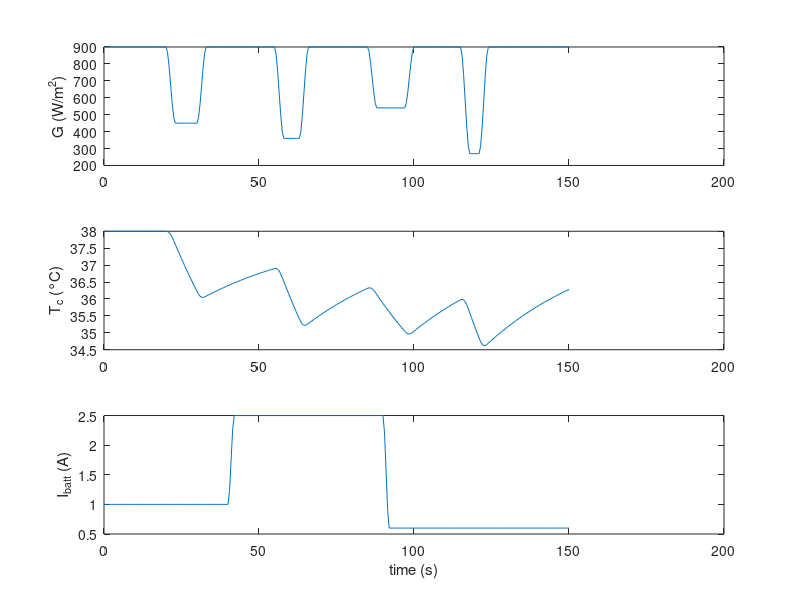

This figure's MATLAB source:
% step4a_profiles.m -- what an "operating profile" is (no Simulink)
t = (0:0.5:150)';                 % time axis: 150 s, one point every 0.5 s
ramp = @(x) (min(max(x,0),1).^2) .* (3 - 2*min(max(x,0),1));  % smooth 0->1 transition

%% PV irradiance: 900 W/m2 with four cloud dips
G = 900*ones(size(t));
starts = [20 55 85 115];          % when each cloud arrives (s)
lens   = [10  8 12  6];           % how long it lasts (s)
depth  = [0.5 0.6 0.4 0.7];       % how much sunlight it blocks (fraction)
for k = 1:4
    dip = ramp((t - starts(k))/3) .* (1 - ramp((t - (starts(k)+lens(k)))/3));
    G = G - 900*depth(k)*dip;
end

%% Module temperature: ambient + sunlight heating, delayed (thermal lag)
Tamb = 20;  a = 0.02;  tau = 40;  dt = 0.5;
Tc = zeros(size(t));  Tc(1) = Tamb + a*G(1);
for k = 2:numel(t)
    Tc(k) = Tc(k-1) + dt/tau * ((Tamb + a*G(k)) - Tc(k-1));
end

%% Battery discharge current: 1 A, steps to 2.5 A at 40 s, down to 0.6 A at 90 s
I = 1.0*ones(size(t));
I = I + (2.5-1.0)*ramp((t-40)/2);
I = I + (0.6-2.5)*ramp((t-90)/2);

figure;
subplot(3,1,1); plot(t,G);  ylabel('G (W/m^2)');
subplot(3,1,2); plot(t,Tc); ylabel('T_c (°C)');
subplot(3,1,3); plot(t,I);  ylabel('I_{batt} (A)'); xlabel('time (s)');
